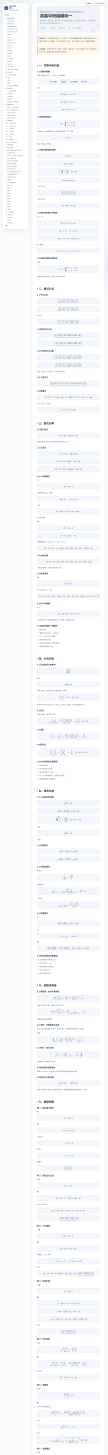
#> input picture .tmp-mathml/30-fallback-full.png, 1180 x 16000 px, found by its file name (shown at 1/11 size)
$ python crop3.py
#> lines starting #> are read from the running program, lines starting #| are printed output that depends on the picture
import os
from PIL import Image

out = r"D:\GitHub\my_web\.tmp-mathml"
im = Image.open(os.path.join(out, "30-fallback-full.png"))
#> im is the input picture: PIL image 1180x16000 RGB; mean R, G, B 248.1, 249.5, 251.4
im.crop((330, 780, 1180, 1620)).save(os.path.join(out, "check-sets.png"))
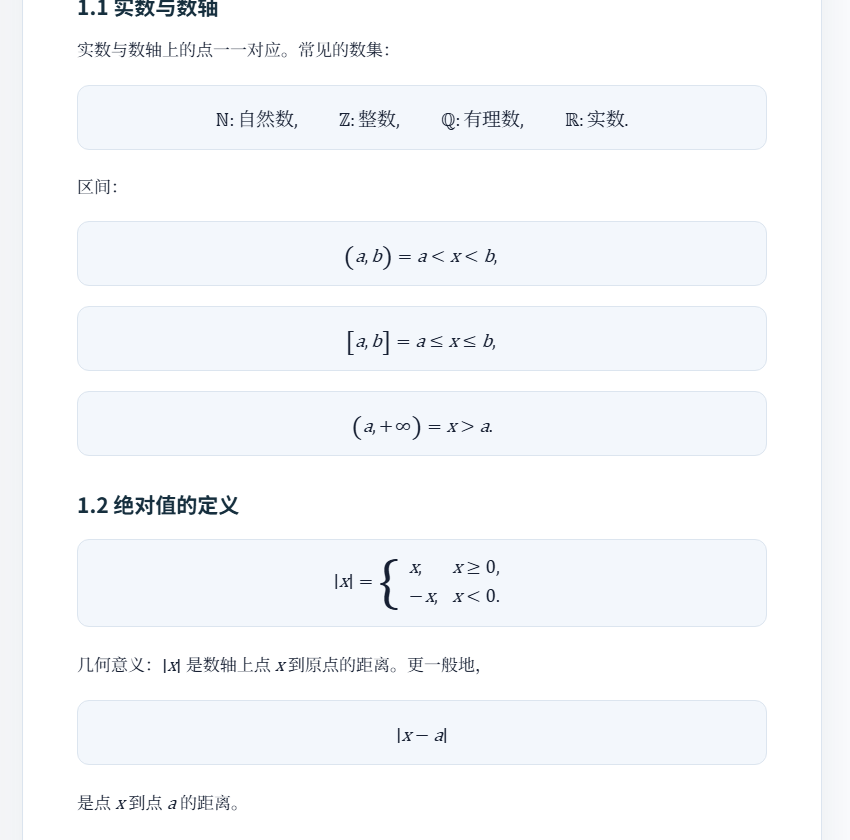
#> saved as check-sets.png: PIL image 850x840 RGB; mean R, G, B 246.7, 248.6, 251
print("ok")

$ run again, with .tmp-mathml/01-native-top.png copied over .tmp-mathml/30-fallback-full.png
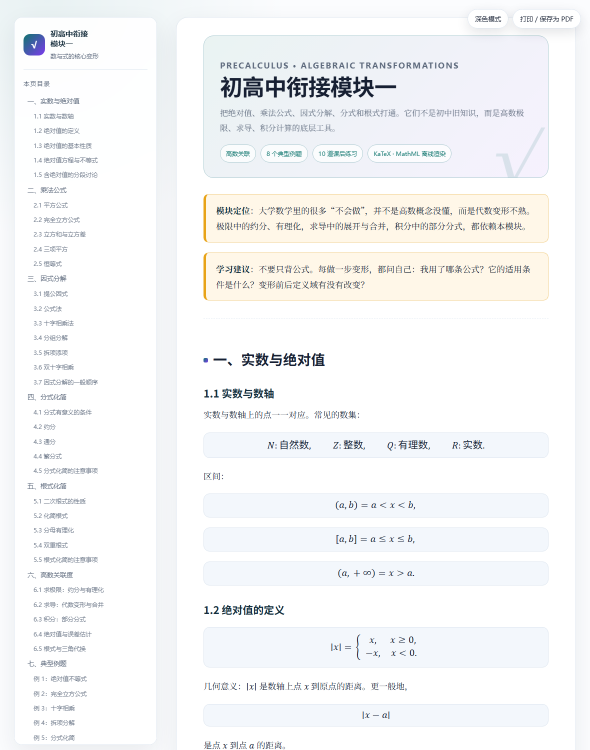
#> input picture .tmp-mathml/01-native-top.png, 1180 x 1500 px, found by its file name (shown at 1/2 size)
#> im is the input picture: PIL image 1180x1500 RGB; mean R, G, B 245.1, 246, 246.8
#> `im.crop((330, 780, 1180, 1620)).save(os.path.join(out, "check-sets.png..`:
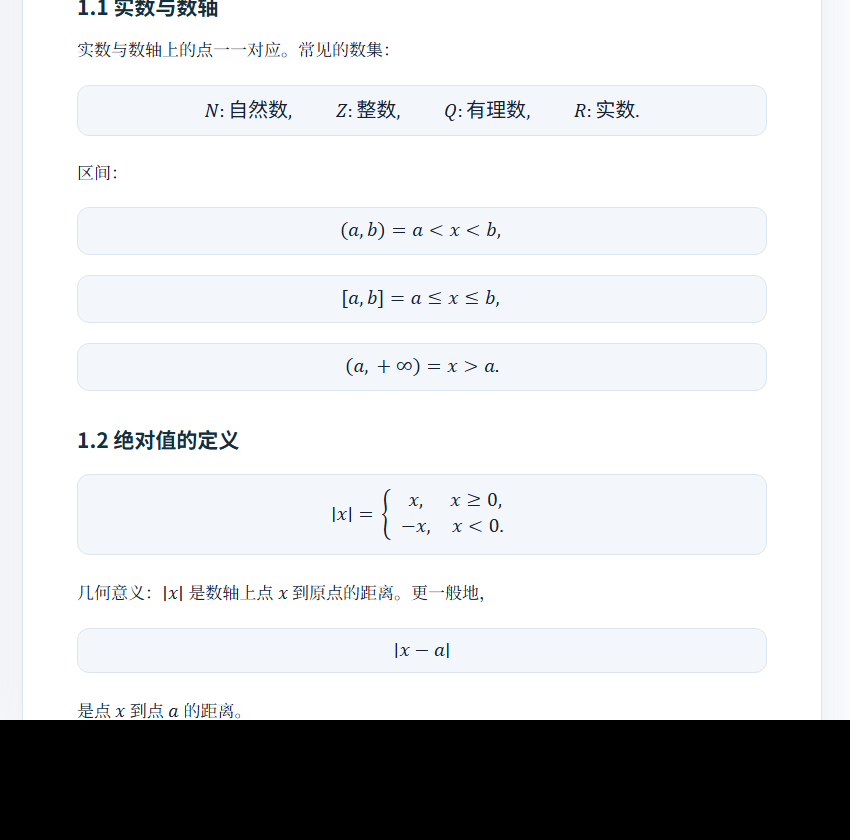
#> saved as check-sets.png: PIL image 850x840 RGB; mean R, G, B 211.4, 212.9, 214.9

$ run again, with .tmp-mathml/10-native.png copied over .tmp-mathml/30-fallback-full.png
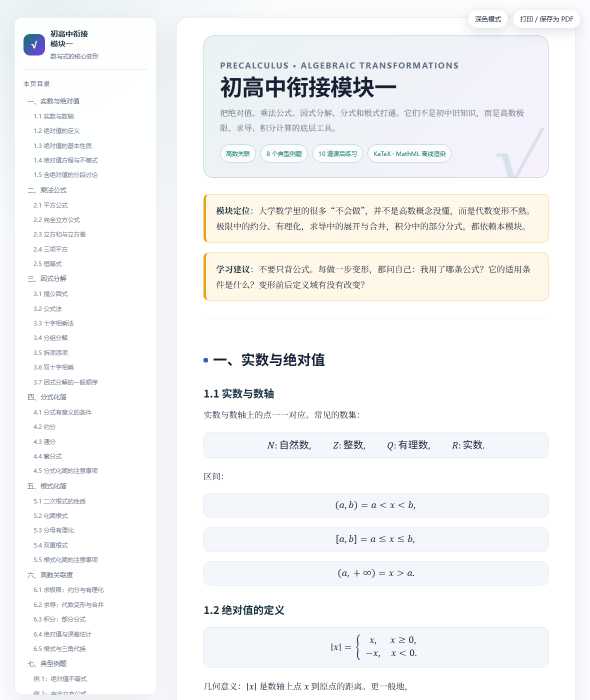
#> input picture .tmp-mathml/10-native.png, 1180 x 1400 px, found by its file name (shown at 1/2 size)
#> im is the input picture: PIL image 1180x1400 RGB; mean R, G, B 244.9, 245.7, 246.4
#> `im.crop((330, 780, 1180, 1620)).save(os.path.join(out, "check-sets.png..`:
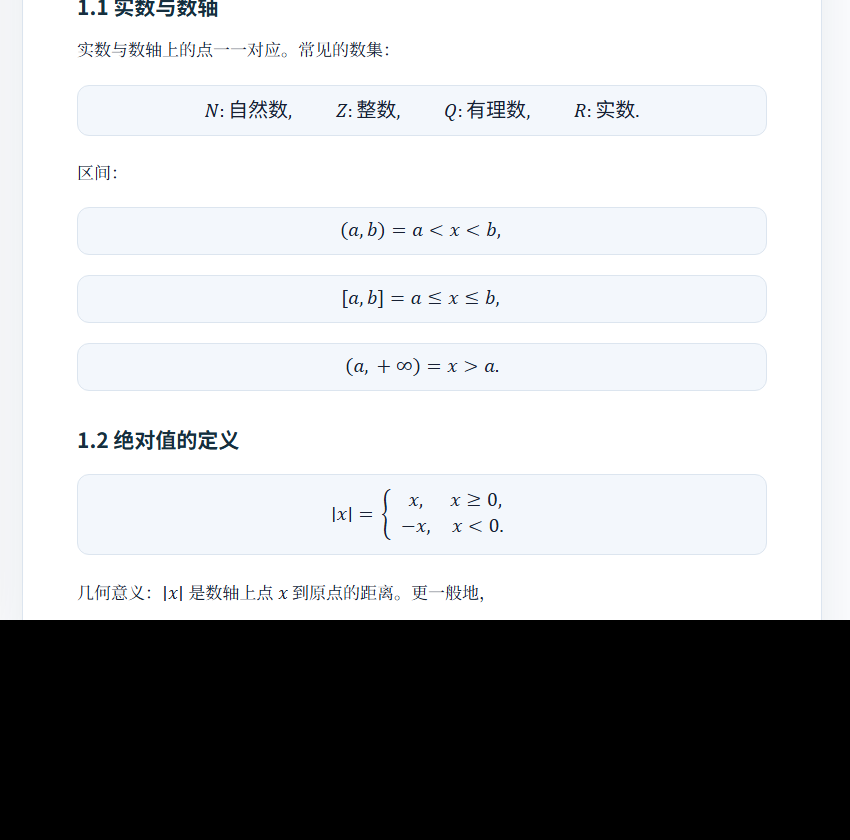
#> saved as check-sets.png: PIL image 850x840 RGB; mean R, G, B 181.9, 183.2, 184.9
